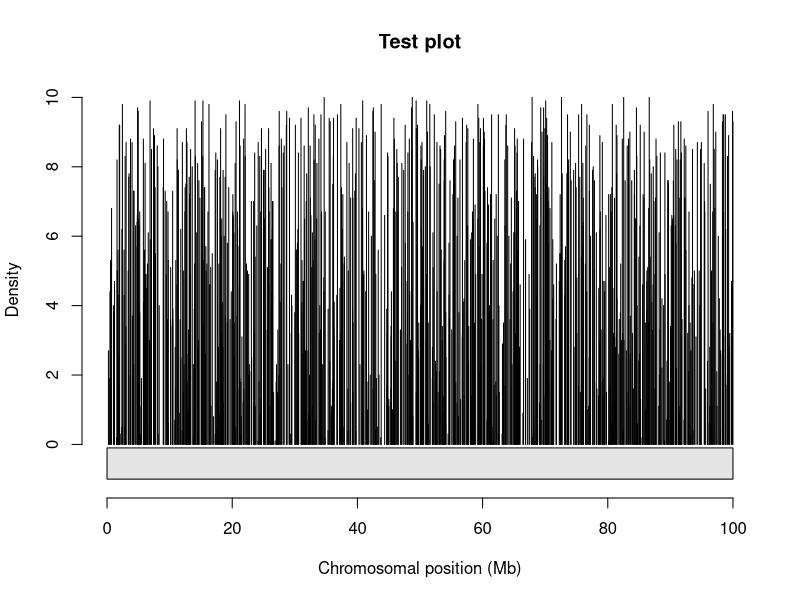
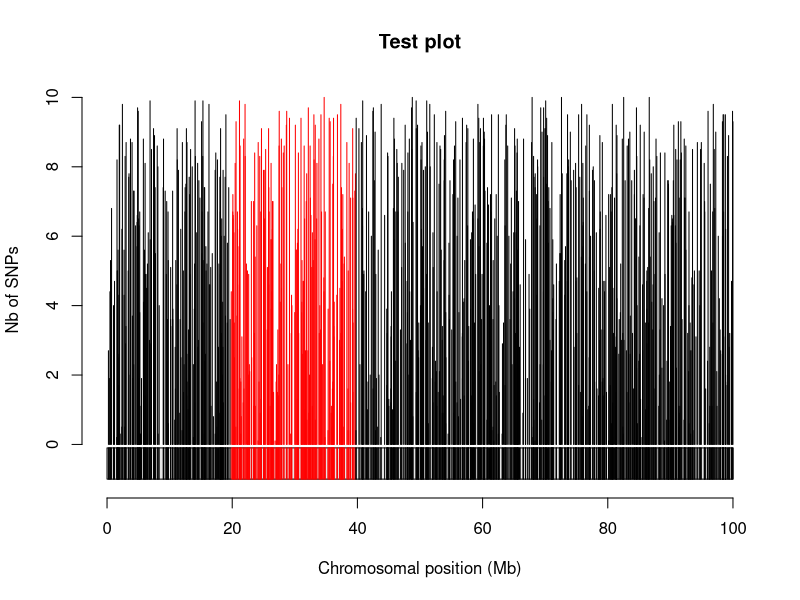

Write R code to recreate these figures, in order.
## Plot SNP density by chromosome in base R

ChrDensity <- function(ChrLength, Positions, Values, ChromosomeBgColor="gray90", ChromosomeBorderColor="black", ValuesColors="black", PlottingGenes=F, GeneColors="black", ylab="Density", xlab="Chromosomal position (Mb)", ...) {

    PositionsMb <- Positions / 1000000
    ChrLengthMb <- ChrLength / 1000000

    plot(NA,NA, xlab=xlab, ylab=ylab , bty="n", xlim=c(0,ChrLengthMb), ylim=c(-1.1,max(Values)), ...)
    rect(0, -0.1, ChrLengthMb,-1, col=ChromosomeBgColor, border=ChromosomeBorderColor)
    nbG <- length(Positions)
    segments(PositionsMb, rep(0,nbG), PositionsMb, Values, col=ValuesColors)
    if(PlottingGenes) {
        segments(PositionsMb, rep(-0.1,nbG), PositionsMb, rep(-1,nbG), col=GeneColors)
    }

}

### Example
ChrLength <- 100000000 # Chromosome of 100 Mb
Positions <- sample(1:100000000, 1000, replace=F)
Values <- sample(1:100 / 10, 1000, replace=T)

# Simple Call
ChrDensity(ChrLength, Positions, Values, main="Test plot")


# Plotting genes and adding specific colors for subset of genes

Colors <- rep("black", length(Positions))
Colors[order(Positions)[200:400]] <- "red"
ChrDensity(ChrLength, Positions, Values, PlottingGenes=T, ValuesColors=Colors, GeneColors=Colors, main="Test plot", ylab="Nb of SNPs")